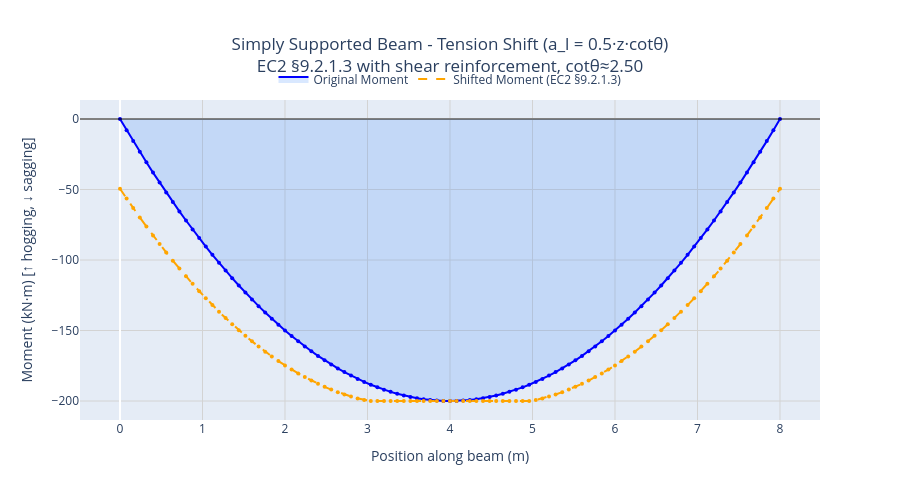

Notebook source saved alongside this figure:
### Code cell
# Visualize: Original vs Shifted moments (with shear reinforcement)
cot_display = f"{cot_val:.2f}" if cot_val else "N/A"
fig_ss_shift2 = plot_tension_shift_comparison(
    beam=ss_beam,
    shifted_moments=ss_shifted_with_shear,
    shift_distances=ss_shift_dist_shear,
    title=f"Simply Supported Beam - Tension Shift (a_l = 0.5·z·cotθ)<br>EC2 §9.2.1.3 with shear reinforcement, cotθ≈{cot_display}",
    height=500,
)
fig_ss_shift2.show()
